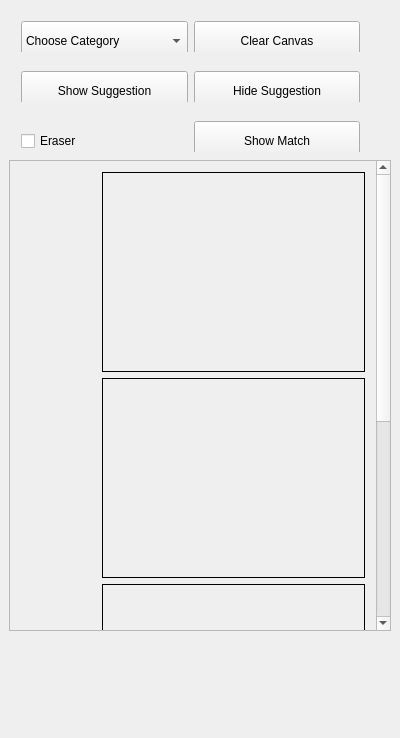
<?xml version="1.0" encoding="UTF-8"?>
<ui version="4.0">
 <class>MainWindow</class>
 <widget class="QMainWindow" name="MainWindow">
  <property name="geometry">
   <rect>
    <x>0</x>
    <y>0</y>
    <width>400</width>
    <height>738</height>
   </rect>
  </property>
  <property name="minimumSize">
   <size>
    <width>400</width>
    <height>600</height>
   </size>
  </property>
  <property name="maximumSize">
   <size>
    <width>400</width>
    <height>16777215</height>
   </size>
  </property>
  <property name="windowTitle">
   <string>Suggestions</string>
  </property>
  <widget class="QWidget" name="centralWidget">
   <widget class="QScrollArea" name="scrollArea">
    <property name="geometry">
     <rect>
      <x>9</x>
      <y>160</y>
      <width>382</width>
      <height>471</height>
     </rect>
    </property>
    <property name="widgetResizable">
     <bool>true</bool>
    </property>
    <widget class="QWidget" name="scrollAreaWidgetContents">
     <property name="geometry">
      <rect>
       <x>0</x>
       <y>-367</y>
       <width>367</width>
       <height>836</height>
      </rect>
     </property>
     <layout class="QGridLayout" name="gridLayout_2">
      <item row="3" column="1">
       <widget class="QLabel" name="label_4">
        <property name="minimumSize">
         <size>
          <width>200</width>
          <height>200</height>
         </size>
        </property>
        <property name="frameShape">
         <enum>QFrame::Box</enum>
        </property>
        <property name="text">
         <string/>
        </property>
        <property name="scaledContents">
         <bool>true</bool>
        </property>
       </widget>
      </item>
      <item row="1" column="1">
       <widget class="QLabel" name="label_2">
        <property name="minimumSize">
         <size>
          <width>200</width>
          <height>200</height>
         </size>
        </property>
        <property name="frameShape">
         <enum>QFrame::Box</enum>
        </property>
        <property name="text">
         <string/>
        </property>
        <property name="scaledContents">
         <bool>true</bool>
        </property>
       </widget>
      </item>
      <item row="1" column="0">
       <widget class="QPushButton" name="pushButton_2">
        <property name="maximumSize">
         <size>
          <width>75</width>
          <height>75</height>
         </size>
        </property>
        <property name="focusPolicy">
         <enum>Qt::NoFocus</enum>
        </property>
        <property name="text">
         <string/>
        </property>
        <property name="iconSize">
         <size>
          <width>50</width>
          <height>50</height>
         </size>
        </property>
        <property name="checkable">
         <bool>true</bool>
        </property>
        <property name="flat">
         <bool>true</bool>
        </property>
       </widget>
      </item>
      <item row="3" column="0">
       <widget class="QPushButton" name="pushButton_4">
        <property name="maximumSize">
         <size>
          <width>75</width>
          <height>75</height>
         </size>
        </property>
        <property name="focusPolicy">
         <enum>Qt::NoFocus</enum>
        </property>
        <property name="text">
         <string/>
        </property>
        <property name="iconSize">
         <size>
          <width>50</width>
          <height>50</height>
         </size>
        </property>
        <property name="checkable">
         <bool>true</bool>
        </property>
        <property name="flat">
         <bool>true</bool>
        </property>
       </widget>
      </item>
      <item row="0" column="1">
       <widget class="QLabel" name="label">
        <property name="minimumSize">
         <size>
          <width>200</width>
          <height>200</height>
         </size>
        </property>
        <property name="frameShape">
         <enum>QFrame::Box</enum>
        </property>
        <property name="text">
         <string/>
        </property>
        <property name="scaledContents">
         <bool>true</bool>
        </property>
       </widget>
      </item>
      <item row="2" column="1">
       <widget class="QLabel" name="label_3">
        <property name="minimumSize">
         <size>
          <width>200</width>
          <height>200</height>
         </size>
        </property>
        <property name="frameShape">
         <enum>QFrame::Box</enum>
        </property>
        <property name="text">
         <string/>
        </property>
        <property name="scaledContents">
         <bool>true</bool>
        </property>
       </widget>
      </item>
      <item row="2" column="0">
       <widget class="QPushButton" name="pushButton_3">
        <property name="maximumSize">
         <size>
          <width>75</width>
          <height>75</height>
         </size>
        </property>
        <property name="focusPolicy">
         <enum>Qt::NoFocus</enum>
        </property>
        <property name="text">
         <string/>
        </property>
        <property name="iconSize">
         <size>
          <width>50</width>
          <height>50</height>
         </size>
        </property>
        <property name="checkable">
         <bool>true</bool>
        </property>
        <property name="flat">
         <bool>true</bool>
        </property>
       </widget>
      </item>
      <item row="0" column="0">
       <widget class="QPushButton" name="pushButton">
        <property name="maximumSize">
         <size>
          <width>75</width>
          <height>75</height>
         </size>
        </property>
        <property name="focusPolicy">
         <enum>Qt::NoFocus</enum>
        </property>
        <property name="text">
         <string/>
        </property>
        <property name="iconSize">
         <size>
          <width>50</width>
          <height>50</height>
         </size>
        </property>
        <property name="checkable">
         <bool>true</bool>
        </property>
        <property name="flat">
         <bool>true</bool>
        </property>
       </widget>
      </item>
     </layout>
    </widget>
   </widget>
   <widget class="QWidget" name="">
    <property name="geometry">
     <rect>
      <x>10</x>
      <y>10</y>
      <width>361</width>
      <height>42</height>
     </rect>
    </property>
    <layout class="QHBoxLayout" name="horizontalLayout">
     <item>
      <widget class="QComboBox" name="comboBox">
       <property name="minimumSize">
        <size>
         <width>0</width>
         <height>40</height>
        </size>
       </property>
       <item>
        <property name="text">
         <string>Choose Category</string>
        </property>
       </item>
       <item>
        <property name="text">
         <string>Animals</string>
        </property>
       </item>
       <item>
        <property name="text">
         <string>Anime</string>
        </property>
       </item>
       <item>
        <property name="text">
         <string>Automobile</string>
        </property>
       </item>
       <item>
        <property name="text">
         <string>Birds</string>
        </property>
       </item>
       <item>
        <property name="text">
         <string>Face</string>
        </property>
       </item>
       <item>
        <property name="text">
         <string>Food</string>
        </property>
       </item>
       <item>
        <property name="text">
         <string>Furniture</string>
        </property>
       </item>
       <item>
        <property name="text">
         <string>Nature</string>
        </property>
       </item>
      </widget>
     </item>
     <item>
      <widget class="QPushButton" name="pushButton_5">
       <property name="minimumSize">
        <size>
         <width>0</width>
         <height>40</height>
        </size>
       </property>
       <property name="maximumSize">
        <size>
         <width>16777215</width>
         <height>16777215</height>
        </size>
       </property>
       <property name="text">
        <string>Clear Canvas</string>
       </property>
      </widget>
     </item>
    </layout>
   </widget>
   <widget class="QWidget" name="">
    <property name="geometry">
     <rect>
      <x>10</x>
      <y>60</y>
      <width>361</width>
      <height>42</height>
     </rect>
    </property>
    <layout class="QHBoxLayout" name="horizontalLayout_2">
     <item>
      <widget class="QPushButton" name="pushButton_6">
       <property name="minimumSize">
        <size>
         <width>0</width>
         <height>40</height>
        </size>
       </property>
       <property name="text">
        <string>Show Suggestion</string>
       </property>
      </widget>
     </item>
     <item>
      <widget class="QPushButton" name="pushButton_7">
       <property name="minimumSize">
        <size>
         <width>0</width>
         <height>40</height>
        </size>
       </property>
       <property name="text">
        <string>Hide Suggestion</string>
       </property>
      </widget>
     </item>
    </layout>
   </widget>
   <widget class="QWidget" name="">
    <property name="geometry">
     <rect>
      <x>10</x>
      <y>110</y>
      <width>361</width>
      <height>42</height>
     </rect>
    </property>
    <layout class="QHBoxLayout" name="horizontalLayout_3">
     <item>
      <widget class="QCheckBox" name="checkBox">
       <property name="minimumSize">
        <size>
         <width>0</width>
         <height>40</height>
        </size>
       </property>
       <property name="maximumSize">
        <size>
         <width>16777215</width>
         <height>16777215</height>
        </size>
       </property>
       <property name="styleSheet">
        <string notr="true">font: 75 15pt &quot;Ubuntu&quot;;</string>
       </property>
       <property name="text">
        <string>Eraser</string>
       </property>
      </widget>
     </item>
     <item>
      <widget class="QPushButton" name="pushButton_8">
       <property name="minimumSize">
        <size>
         <width>0</width>
         <height>40</height>
        </size>
       </property>
       <property name="text">
        <string>Show Match</string>
       </property>
      </widget>
     </item>
    </layout>
   </widget>
  </widget>
 </widget>
 <layoutdefault spacing="6" margin="11"/>
 <resources/>
 <connections/>
</ui>
